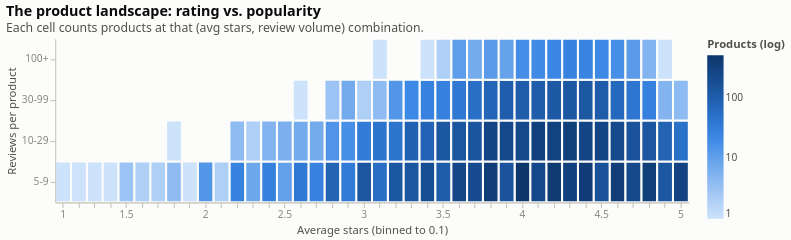

The notebook cell this image was saved under:
### Markdown cell above
## 8. product_summary — heatmap

Same form logic as §5: the grain is a grid (avg-stars bin × review-volume
bucket) and the job is magnitude, so heatmap + sequential ramp + log color.
The bucket order comes from an explicit sort list — alphabetical would put
"100+" between "10-29" and "30-99".

### Code cell
SIZE_BUCKETS = ["5-9", "10-29", "30-99", "100+"]

alt.Chart(results["product_summary"]).mark_rect(
    stroke=SURFACE, strokeWidth=2
).encode(
    x=alt.X(
        "stars_bin:O",
        title="Average stars (binned to 0.1)",
        axis=alt.Axis(labelAngle=0, labelExpr=SPARSE_DECIMAL_LABELS),
    ),
    # reversed so the biggest products sit on top
    y=alt.Y("size_bucket:O", sort=SIZE_BUCKETS[::-1], title="Reviews per product"),
    color=alt.Color(
        "product_count:Q",
        scale=alt.Scale(type="log", range=SEQ_RAMP),
        title="Products (log)",
    ),
    tooltip=[
        alt.Tooltip("size_bucket:O", title="Reviews per product"),
        alt.Tooltip("stars_bin:O", title="Avg stars bin"),
        alt.Tooltip("product_count:Q", title="Products", format=","),
        alt.Tooltip("total_reviews:Q", title="Total reviews", format=","),
    ],
).properties(
    width=620,
    height=160,
    title=alt.Title(
        "The product landscape: rating vs. popularity",
        subtitle="Each cell counts products at that (avg stars, review volume) combination.",
    ),
)

### Figure 1 — Vega-Lite specification as saved in the notebook (floating-point values rounded to 4 significant figures)
{"config": {"background": "#fcfcfb", "font": "system-ui, -apple-system, \"Segoe UI\", sans-serif", "view": {"stroke": null}, "axis": {"labelColor": "#898781", "titleColor": "#52514e", "gridColor": "#e1e0d9", "domainColor": "#c3c2b7", "tickColor": "#c3c2b7", "titleFontWeight": "normal"}, "legend": {"labelColor": "#52514e", "titleColor": "#52514e"}, "title": {"color": "#0b0b0b", "fontSize": 14, "fontWeight": "bold", "anchor": "start", "subtitleColor": "#52514e", "subtitleFontSize": 12}}, "data": {"name": "data-5c9a5b041f6a3eea1258b44ff788afdd"}, "mark": {"type": "rect", "stroke": "#fcfcfb", "strokeWidth": 2}, "encoding": {"color": {"field": "product_count", "scale": {"range": ["#cde2fb", "#9ec5f4", "#6da7ec", "#3987e5", "#256abf", "#184f95", "#0d366b"], "type": "log"}, "title": "Products (log)", "type": "quantitative"}, "tooltip": [{"field": "size_bucket", "title": "Reviews per product", "type": "ordinal"}, {"field": "stars_bin", "title": "Avg stars bin", "type": "ordinal"}, {"field": "product_count", "format": ",", "title": "Products", "type": "quantitative"}, {"field": "total_reviews", "format": ",", "title": "Total reviews", "type": "quantitative"}], "x": {"axis": {"labelAngle": 0, "labelExpr": "test(/^[0-9]+$/, datum.label) || test(/[.]5$/, datum.label) ? datum.label : ''"}, "field": "stars_bin", "title": "Average stars (binned to 0.1)", "type": "ordinal"}, "y": {"field": "size_bucket", "sort": ["100+", "30-99", "10-29", "5-9"], "title": "Reviews per product", "type": "ordinal"}}, "height": 160, "title": {"text": "The product landscape: rating vs. popularity", "subtitle": "Each cell counts products at that (avg stars, review volume) combination."}, "width": 620, "$schema": "https://vega.github.io/schema/vega-lite/v6.4.1.json", "datasets": {"data-5c9a5b041f6a3eea1258b44ff788afdd": [{"stars_bin": 1.2, "product_count": 1, "total_reviews": 5, "size_bucket": "5-9", "bucket_order": 5}, {"stars_bin": 1.4, "product_count": 1, "total_reviews": 5, "size_bucket": "5-9", "bucket_order": 5}, {"stars_bin": 1.8, "product_count": 4, "total_reviews": 23, "size_bucket": "5-9", "bucket_order": 5}, {"stars_bin": 2.0, "product_count": 14, "total_reviews": 72, "size_bucket": "5-9", "bucket_order": 5}, {"stars_bin": 2.2, "product_count": 26, "total_reviews": 145, "size_bucket": "5-9", "bucket_order": 5}, {"stars_bin": 2.4, "product_count": 28, "total_reviews": 161, "size_bucket": "5-9", "bucket_order": 5}, {"stars_bin": 2.6, "product_count": 36, "total_reviews": 202, "size_bucket": "5-9", "bucket_order": 5}, {"stars_bin": 2.8, "product_count": 82, "total_reviews": 475, "size_bucket": "5-9", "bucket_order": 5}, {"stars_bin": 3.0, "product_count": 136, "total_reviews": 811, "size_bucket": "5-9", "bucket_order": 5}, {"stars_bin": 3.2, "product_count": 128, "total_reviews": 727, "size_bucket": "5-9", "bucket_order": 5}, {"stars_bin": 3.4, "product_count": 189, "total_reviews": 1188, "size_bucket": "5-9", "bucket_order": 5}, {"stars_bin": 3.6, "product_count": 245, "total_reviews": 1506, "size_bucket": "5-9", "bucket_order": 5}, {"stars_bin": 3.8, "product_count": 357, "total_reviews": 2238, "size_bucket": "5-9", "bucket_order": 5}, {"stars_bin": 4.0, "product_count": 505, "total_reviews": 3163, "size_bucket": "5-9", "bucket_order": 5}, {"stars_bin": 4.2, "product_count": 414, "total_reviews": 2375, "size_bucket": "5-9", "bucket_order": 5}, {"stars_bin": 4.4, "product_count": 371, "total_reviews": 2418, "size_bucket": "5-9", "bucket_order": 5}, {"stars_bin": 4.6, "product_count": 358, "total_reviews": 2253, "size_bucket": "5-9", "bucket_order": 5}, {"stars_bin": 4.8, "product_count": 349, "total_reviews": 2125, "size_bucket": "5-9", "bucket_order": 5}, {"stars_bin": 5.0, "product_count": 289, "total_reviews": 1729, "size_bucket": "5-9", "bucket_order": 5}, {"stars_bin": 1.0, "product_count": 1, "total_reviews": 6, "size_bucket": "5-9", "bucket_order": 6}, {"stars_bin": 1.5, "product_count": 3, "total_reviews": 20, "size_bucket": "5-9", "bucket_order": 6}, {"stars_bin": 1.7, "product_count": 2, "total_reviews": 12, "size_bucket": "5-9", "bucket_order": 6}, {"stars_bin": 2.3, "product_count": 8, "total_reviews": 52, "size_bucket": "5-9", "bucket_order": 6}, {"stars_bin": 2.5, "product_count": 10, "total_reviews": 66, "size_bucket": "5-9", "bucket_order": 6}, {"stars_bin": 2.7, "product_count": 27, "total_reviews": 182, "size_bucket": "5-9", "bucket_order": 6}, {"stars_bin": 3.3, "product_count": 136, "total_reviews": 957, "size_bucket": "5-9", "bucket_order": 6}, {"stars_bin": 3.5, "product_count": 108, "total_reviews": 706, "size_bucket": "5-9", "bucket_order": 6}, {"stars_bin": 3.7, "product_count": 207, "total_reviews": 1428, "size_bucket": "5-9", "bucket_order": 6}, {"stars_bin": 4.3, "product_count": 328, "total_reviews": 2303, "size_bucket": "5-9", "bucket_order": 6}, {"stars_bin": 4.5, "product_count": 162, "total_reviews": 1074, "size_bucket": "5-9", "bucket_order": 6}, {"stars_bin": 4.7, "product_count": 226, "total_reviews": 1538, "size_bucket": "5-9", "bucket_order": 6}, {"stars_bin": 1.1, "product_count": 1, "total_reviews": 7, "size_bucket": "5-9", "bucket_order": 7}, {"stars_bin": 1.6, "product_count": 2, "total_reviews": 16, "size_bucket": "5-9", "bucket_order": 7}, {"stars_bin": 2.1, "product_count": 2, "total_reviews": 16, "size_bucket": "5-9", "bucket_order": 7}, {"stars_bin": 2.9, "product_count": 35, "total_reviews": 273, "size_bucket": "5-9", "bucket_order": 7}, {"stars_bin": 3.1, "product_count": 53, "total_reviews": 415, "size_bucket": "5-9", "bucket_order": 7}, {"stars_bin": 3.9, "product_count": 146, "total_reviews": 1139, "size_bucket": "5-9", "bucket_order": 7}, {"stars_bin": 4.1, "product_count": 234, "total_reviews": 1829, "size_bucket": "5-9", "bucket_order": 7}, {"stars_bin": 4.9, "product_count": 130, "total_reviews": 990, "size_bucket": "5-9", "bucket_order": 7}, {"stars_bin": 1.9, "product_count": 1, "total_reviews": 9, "size_bucket": "5-9", "bucket_order": 9}, {"stars_bin": 2.2, "product_count": 4, "total_reviews": 49, "size_bucket": "10-29", "bucket_order": 10}, {"stars_bin": 2.3, "product_count": 2, "total_reviews": 33, "size_bucket": "10-29", "bucket_order": 10}, {"stars_bin": 2.4, "product_count": 5, "total_reviews": 77, "size_bucket": "10-29", "bucket_order": 10}, {"stars_bin": 2.5, "product_count": 6, "total_reviews": 86, "size_bucket": "10-29", "bucket_order": 10}, {"stars_bin": 2.8, "product_count": 15, "total_reviews": 198, "size_bucket": "10-29", "bucket_order": 10}, {"stars_bin": 2.9, "product_count": 17, "total_reviews": 259, "size_bucket": "10-29", "bucket_order": 10}, {"stars_bin": 3.0, "product_count": 33, "total_reviews": 467, "size_bucket": "10-29", "bucket_order": 10}, {"stars_bin": 3.1, "product_count": 44, "total_reviews": 691, "size_bucket": "10-29", "bucket_order": 10}, {"stars_bin": 3.2, "product_count": 44, "total_reviews": 696, "size_bucket": "10-29", "bucket_order": 10}, {"stars_bin": 3.3, "product_count": 85, "total_reviews": 1419, "size_bucket": "10-29", "bucket_order": 10}, {"stars_bin": 3.4, "product_count": 81, "total_reviews": 1216, "size_bucket": "10-29", "bucket_order": 10}, {"stars_bin": 3.5, "product_count": 133, "total_reviews": 2052, "size_bucket": "10-29", "bucket_order": 10}, {"stars_bin": 3.6, "product_count": 138, "total_reviews": 2279, "size_bucket": "10-29", "bucket_order": 10}, {"stars_bin": 3.7, "product_count": 143, "total_reviews": 2287, "size_bucket": "10-29", "bucket_order": 10}, {"stars_bin": 3.8, "product_count": 254, "total_reviews": 4037, "size_bucket": "10-29", "bucket_order": 10}, {"stars_bin": 3.9, "product_count": 233, "total_reviews": 3745, "size_bucket": "10-29", "bucket_order": 10}, {"stars_bin": 4.0, "product_count": 235, "total_reviews": 4182, "size_bucket": "10-29", "bucket_order": 10}, {"stars_bin": 4.1, "product_count": 340, "total_reviews": 5509, "size_bucket": "10-29", "bucket_order": 10}, {"stars_bin": 4.2, "product_count": 304, "total_reviews": 4930, "size_bucket": "10-29", "bucket_order": 10}, {"stars_bin": 4.3, "product_count": 350, "total_reviews": 5774, "size_bucket": "10-29", "bucket_order": 10}, {"stars_bin": 4.4, "product_count": 268, "total_reviews": 4471, "size_bucket": "10-29", "bucket_order": 10}, {"stars_bin": 4.5, "product_count": 266, "total_reviews": 4238, "size_bucket": "10-29", "bucket_order": 10}, {"stars_bin": 4.6, "product_count": 217, "total_reviews": 3408, "size_bucket": "10-29", "bucket_order": 10}, {"stars_bin": 4.7, "product_count": 155, "total_reviews": 2489, "size_bucket": "10-29", "bucket_order": 10}, {"stars_bin": 4.8, "product_count": 137, "total_reviews": 2047, "size_bucket": "10-29", "bucket_order": 10}, {"stars_bin": 4.9, "product_count": 84, "total_reviews": 1268, "size_bucket": "10-29", "bucket_order": 10}, {"stars_bin": 5.0, "product_count": 49, "total_reviews": 697, "size_bucket": "10-29", "bucket_order": 10}, {"stars_bin": 2.7, "product_count": 7, "total_reviews": 96, "size_bucket": "10-29", "bucket_order": 11}, {"stars_bin": 2.6, "product_count": 7, "total_reviews": 135, "size_bucket": "10-29", "bucket_order": 12}, {"stars_bin": 1.8, "product_count": 1, "total_reviews": 18, "size_bucket": "10-29", "bucket_order": 18}, {"stars_bin": 3.1, "product_count": 4, "total_reviews": 202, "size_bucket": "30-99", "bucket_order": 30}, {"stars_bin": 3.2, "product_count": 14, "total_reviews": 647, "size_bucket": "30-99", "bucket_order": 30}, {"stars_bin": 3.4, "product_count": 27, "total_reviews": 1275, "size_bucket": "30-99", "bucket_order": 30}, {"stars_bin": 3.5, "product_count": 28, "total_reviews": 1420, "size_bucket": "30-99", "bucket_order": 30}, {"stars_bin": 3.6, "product_count": 37, "total_reviews": 1650, "size_bucket": "30-99", "bucket_order": 30}, {"stars_bin": 3.7, "product_count": 52, "total_reviews": 2836, "size_bucket": "30-99", "bucket_order": 30}, {"stars_bin": 3.8, "product_count": 75, "total_reviews": 3709, "size_bucket": "30-99", "bucket_order": 30}, {"stars_bin": 3.9, "product_count": 99, "total_reviews": 4967, "size_bucket": "30-99", "bucket_order": 30}, {"stars_bin": 4.0, "product_count": 103, "total_reviews": 4973, "size_bucket": "30-99", "bucket_order": 30}, {"stars_bin": 4.1, "product_count": 108, "total_reviews": 5210, "size_bucket": "30-99", "bucket_order": 30}, {"stars_bin": 4.2, "product_count": 120, "total_reviews": 6101, "size_bucket": "30-99", "bucket_order": 30}, {"stars_bin": 4.3, "product_count": 126, "total_reviews": 6144, "size_bucket": "30-99", "bucket_order": 30}, {"stars_bin": 4.4, "product_count": 126, "total_reviews": 6500, "size_bucket": "30-99", "bucket_order": 30}, {"stars_bin": 4.5, "product_count": 110, "total_reviews": 5509, "size_bucket": "30-99", "bucket_order": 30}, {"stars_bin": 4.6, "product_count": 65, "total_reviews": 3376, "size_bucket": "30-99", "bucket_order": 30}, {"stars_bin": 4.7, "product_count": 41, "total_reviews": 2067, "size_bucket": "30-99", "bucket_order": 30}, {"stars_bin": 4.8, "product_count": 28, "total_reviews": 1247, "size_bucket": "30-99", "bucket_order": 30}, {"stars_bin": 2.9, "product_count": 7, "total_reviews": 282, "size_bucket": "30-99", "bucket_order": 31}, {"stars_bin": 3.0, "product_count": 2, "total_reviews": 94, "size_bucket": "30-99", "bucket_order": 31}, {"stars_bin": 3.3, "product_count": 21, "total_reviews": 1097, "size_bucket": "30-99", "bucket_order": 31}, {"stars_bin": 5.0, "product_count": 4, "total_reviews": 138, "size_bucket": "30-99", "bucket_order": 31}, {"stars_bin": 2.8, "product_count": 3, "total_reviews": 106, "size_bucket": "30-99", "bucket_order": 34}, {"stars_bin": 4.9, "product_count": 5, "total_reviews": 253, "size_bucket": "30-99", "bucket_order": 36}, {"stars_bin": 2.6, "product_count": 1, "total_reviews": 76, "size_bucket": "30-99", "bucket_order": 76}, {"stars_bin": 4.0, "product_count": 18, "total_reviews": 3186, "size_bucket": "100+", "bucket_order": 100}, {"stars_bin": 4.3, "product_count": 26, "total_reviews": 5364, "size_bucket": "100+", "bucket_order": 100}, {"stars_bin": 4.6, "product_count": 17, "total_reviews": 3397, "size_bucket": "100+", "bucket_order": 100}, {"stars_bin": 4.1, "product_count": 20, "total_reviews": 3744, "size_bucket": "100+", "bucket_order": 101}, {"stars_bin": 4.2, "product_count": 23, "total_reviews": 4378, "size_bucket": "100+", "bucket_order": 104}, {"stars_bin": 4.5, "product_count": 21, "total_reviews": 4185, "size_bucket": "100+", "bucket_order": 104}, {"stars_bin": 3.6, "product_count": 11, "total_reviews": 1805, "size_bucket": "100+", "bucket_order": 105}, {"stars_bin": 3.5, "product_count": 2, "total_reviews": 261, "size_bucket": "100+", "bucket_order": 106}, {"stars_bin": 4.7, "product_count": 12, "total_reviews": 2605, "size_bucket": "100+", "bucket_order": 106}, {"stars_bin": 3.8, "product_count": 12, "total_reviews": 1679, "size_bucket": "100+", "bucket_order": 108}, {"stars_bin": 4.4, "product_count": 25, "total_reviews": 5894, "size_bucket": "100+", "bucket_order": 108}, {"stars_bin": 4.8, "product_count": 5, "total_reviews": 957, "size_bucket": "100+", "bucket_order": 110}, {"stars_bin": 3.9, "product_count": 9, "total_reviews": 1593, "size_bucket": "100+", "bucket_order": 114}, {"stars_bin": 3.7, "product_count": 7, "total_reviews": 1211, "size_bucket": "100+", "bucket_order": 119}, {"stars_bin": 4.9, "product_count": 1, "total_reviews": 236, "size_bucket": "100+", "bucket_order": 236}, {"stars_bin": 3.1, "product_count": 1, "total_reviews": 255, "size_bucket": "100+", "bucket_order": 255}, {"stars_bin": 3.4, "product_count": 1, "total_reviews": 298, "size_bucket": "100+", "bucket_order": 298}]}}
